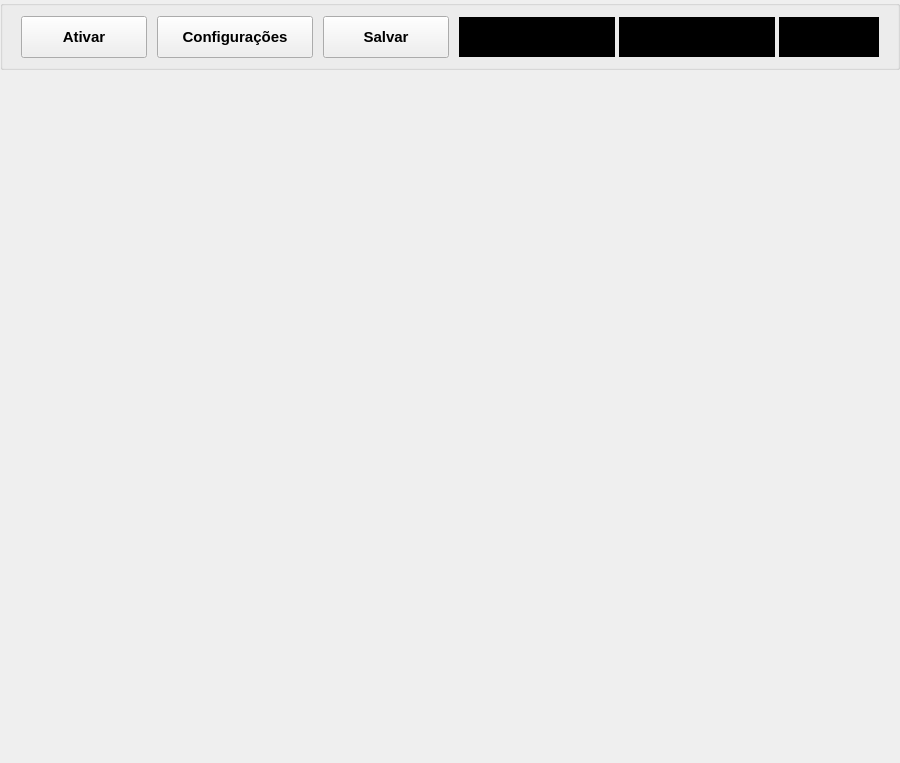
<?xml version="1.0" encoding="UTF-8"?>
<ui version="4.0">
 <author>Fernando Rodrigues</author>
 <class>Widget</class>
 <widget class="QWidget" name="Widget">
  <property name="geometry">
   <rect>
    <x>0</x>
    <y>0</y>
    <width>900</width>
    <height>763</height>
   </rect>
  </property>
  <property name="windowTitle">
   <string>Widget</string>
  </property>
  <widget class="QWidget" name="formLayoutWidget">
   <property name="geometry">
    <rect>
     <x>20</x>
     <y>90</y>
     <width>861</width>
     <height>651</height>
    </rect>
   </property>
   <layout class="QFormLayout" name="formLayout">
    <property name="sizeConstraint">
     <enum>QLayout::SetNoConstraint</enum>
    </property>
    <property name="fieldGrowthPolicy">
     <enum>QFormLayout::AllNonFixedFieldsGrow</enum>
    </property>
    <property name="formAlignment">
     <set>Qt::AlignLeading|Qt::AlignLeft|Qt::AlignVCenter</set>
    </property>
    <property name="horizontalSpacing">
     <number>6</number>
    </property>
    <property name="verticalSpacing">
     <number>6</number>
    </property>
    <property name="leftMargin">
     <number>12</number>
    </property>
    <property name="topMargin">
     <number>12</number>
    </property>
    <property name="rightMargin">
     <number>12</number>
    </property>
    <property name="bottomMargin">
     <number>0</number>
    </property>
   </layout>
  </widget>
  <widget class="QGroupBox" name="groupBox">
   <property name="geometry">
    <rect>
     <x>0</x>
     <y>0</y>
     <width>900</width>
     <height>70</height>
    </rect>
   </property>
   <property name="autoFillBackground">
    <bool>true</bool>
   </property>
   <layout class="QGridLayout" name="gridLayout_3">
    <property name="leftMargin">
     <number>18</number>
    </property>
    <property name="topMargin">
     <number>2</number>
    </property>
    <property name="rightMargin">
     <number>18</number>
    </property>
    <property name="bottomMargin">
     <number>0</number>
    </property>
    <item row="0" column="0">
     <layout class="QHBoxLayout" name="horizontalLayout" stretch="1,0">
      <property name="spacing">
       <number>10</number>
      </property>
      <item>
       <layout class="QGridLayout" name="gridLayout_2">
        <property name="horizontalSpacing">
         <number>10</number>
        </property>
        <item row="0" column="0">
         <widget class="QPushButton" name="pushButton_1">
          <property name="minimumSize">
           <size>
            <width>0</width>
            <height>42</height>
           </size>
          </property>
          <property name="font">
           <font>
            <pointsize>11</pointsize>
            <bold>true</bold>
           </font>
          </property>
          <property name="autoFillBackground">
           <bool>true</bool>
          </property>
          <property name="styleSheet">
           <string notr="true"/>
          </property>
          <property name="text">
           <string>Ativar</string>
          </property>
          <property name="autoExclusive">
           <bool>true</bool>
          </property>
         </widget>
        </item>
        <item row="0" column="1">
         <widget class="QPushButton" name="pushButton_2">
          <property name="minimumSize">
           <size>
            <width>156</width>
            <height>42</height>
           </size>
          </property>
          <property name="font">
           <font>
            <pointsize>11</pointsize>
            <bold>true</bold>
           </font>
          </property>
          <property name="autoFillBackground">
           <bool>true</bool>
          </property>
          <property name="styleSheet">
           <string notr="true"/>
          </property>
          <property name="text">
           <string>Configurações</string>
          </property>
          <property name="autoExclusive">
           <bool>true</bool>
          </property>
         </widget>
        </item>
        <item row="0" column="2">
         <widget class="QPushButton" name="pushButton_3">
          <property name="minimumSize">
           <size>
            <width>0</width>
            <height>42</height>
           </size>
          </property>
          <property name="font">
           <font>
            <pointsize>11</pointsize>
            <bold>true</bold>
           </font>
          </property>
          <property name="focusPolicy">
           <enum>Qt::ClickFocus</enum>
          </property>
          <property name="autoFillBackground">
           <bool>true</bool>
          </property>
          <property name="styleSheet">
           <string notr="true"/>
          </property>
          <property name="text">
           <string>Salvar</string>
          </property>
          <property name="autoExclusive">
           <bool>true</bool>
          </property>
         </widget>
        </item>
       </layout>
      </item>
      <item>
       <layout class="QGridLayout" name="gridLayout" rowstretch="0" columnstretch="0,0,0">
        <property name="horizontalSpacing">
         <number>4</number>
        </property>
        <property name="verticalSpacing">
         <number>6</number>
        </property>
        <item row="0" column="0" alignment="Qt::AlignLeft|Qt::AlignVCenter">
         <widget class="QLCDNumber" name="lcdNumber_1">
          <property name="sizePolicy">
           <sizepolicy hsizetype="Preferred" vsizetype="Preferred">
            <horstretch>0</horstretch>
            <verstretch>0</verstretch>
           </sizepolicy>
          </property>
          <property name="minimumSize">
           <size>
            <width>156</width>
            <height>40</height>
           </size>
          </property>
          <property name="font">
           <font>
            <family>Verdana</family>
            <pointsize>6</pointsize>
            <italic>false</italic>
            <bold>false</bold>
           </font>
          </property>
          <property name="toolTip">
           <string extracomment="Horário atual"/>
          </property>
          <property name="autoFillBackground">
           <bool>false</bool>
          </property>
          <property name="styleSheet">
           <string notr="true">background-color: rgb(0, 0, 0);</string>
          </property>
          <property name="frameShape">
           <enum>QFrame::Box</enum>
          </property>
          <property name="frameShadow">
           <enum>QFrame::Plain</enum>
          </property>
          <property name="lineWidth">
           <number>1</number>
          </property>
          <property name="digitCount">
           <number>8</number>
          </property>
          <property name="segmentStyle">
           <enum>QLCDNumber::Flat</enum>
          </property>
         </widget>
        </item>
        <item row="0" column="1" alignment="Qt::AlignHCenter|Qt::AlignVCenter">
         <widget class="QLCDNumber" name="lcdNumber_2">
          <property name="minimumSize">
           <size>
            <width>156</width>
            <height>40</height>
           </size>
          </property>
          <property name="maximumSize">
           <size>
            <width>16777215</width>
            <height>16777215</height>
           </size>
          </property>
          <property name="font">
           <font>
            <family>Verdana</family>
            <pointsize>8</pointsize>
            <italic>false</italic>
            <bold>false</bold>
           </font>
          </property>
          <property name="toolTip">
           <string extracomment="Horário de envio parcial"/>
          </property>
          <property name="autoFillBackground">
           <bool>false</bool>
          </property>
          <property name="styleSheet">
           <string notr="true">background-color: rgb(0, 0, 0);</string>
          </property>
          <property name="frameShape">
           <enum>QFrame::NoFrame</enum>
          </property>
          <property name="frameShadow">
           <enum>QFrame::Plain</enum>
          </property>
          <property name="lineWidth">
           <number>2</number>
          </property>
          <property name="digitCount">
           <number>8</number>
          </property>
          <property name="segmentStyle">
           <enum>QLCDNumber::Flat</enum>
          </property>
         </widget>
        </item>
        <item row="0" column="2" alignment="Qt::AlignHCenter|Qt::AlignVCenter">
         <widget class="QLCDNumber" name="lcdNumber_3">
          <property name="minimumSize">
           <size>
            <width>100</width>
            <height>40</height>
           </size>
          </property>
          <property name="maximumSize">
           <size>
            <width>16777215</width>
            <height>16777215</height>
           </size>
          </property>
          <property name="font">
           <font>
            <family>Verdana</family>
            <pointsize>8</pointsize>
            <italic>false</italic>
            <bold>false</bold>
           </font>
          </property>
          <property name="toolTip">
           <string extracomment="Horário de envio diário"/>
          </property>
          <property name="whatsThis">
           <string extracomment="Horário de envio diário"/>
          </property>
          <property name="autoFillBackground">
           <bool>false</bool>
          </property>
          <property name="styleSheet">
           <string notr="true">background-color: rgb(0, 0, 0);</string>
          </property>
          <property name="frameShape">
           <enum>QFrame::NoFrame</enum>
          </property>
          <property name="frameShadow">
           <enum>QFrame::Plain</enum>
          </property>
          <property name="lineWidth">
           <number>2</number>
          </property>
          <property name="segmentStyle">
           <enum>QLCDNumber::Flat</enum>
          </property>
         </widget>
        </item>
       </layout>
      </item>
     </layout>
    </item>
   </layout>
  </widget>
 </widget>
 <resources/>
 <connections/>
</ui>
